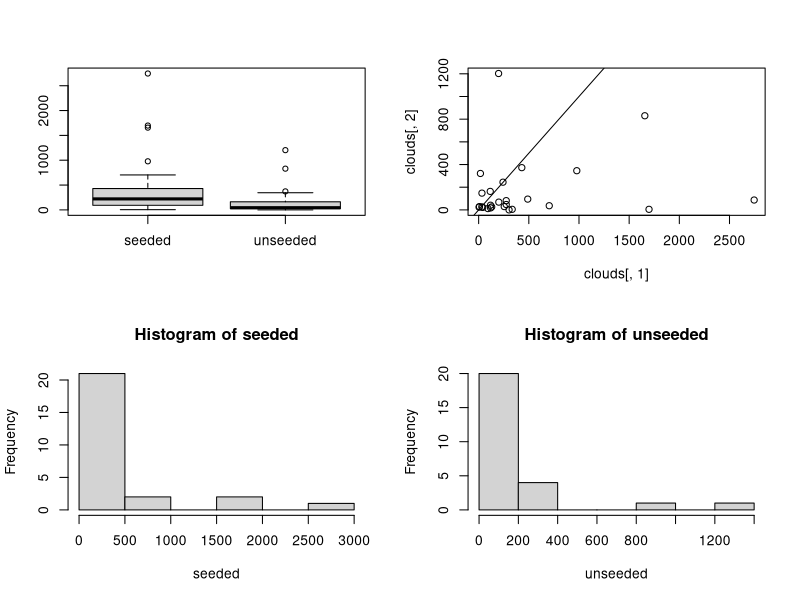
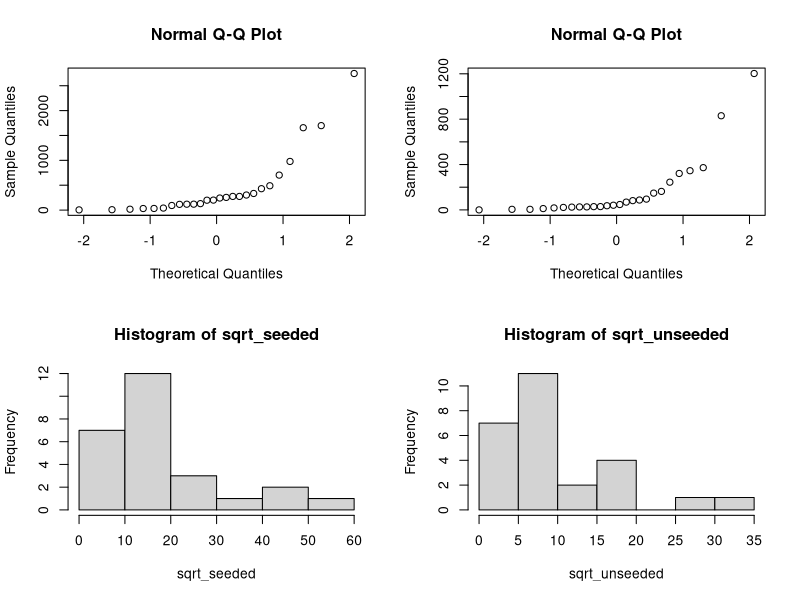
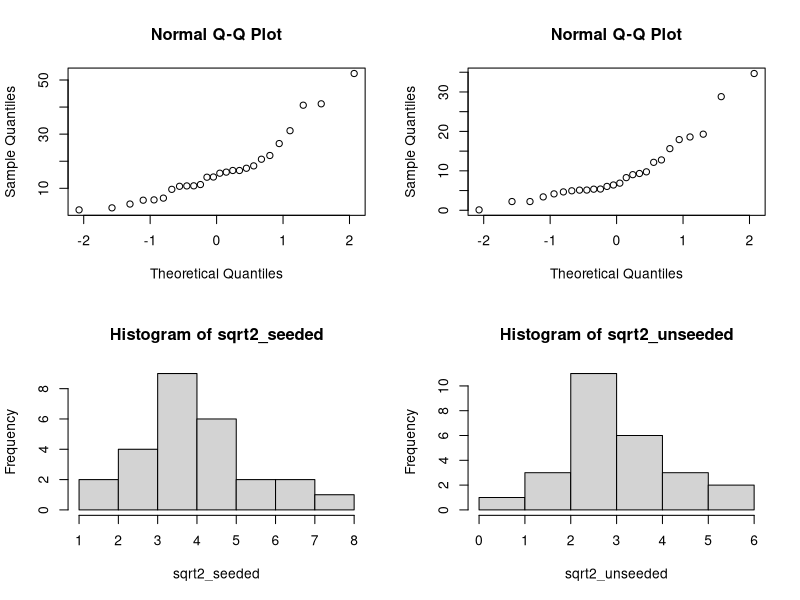
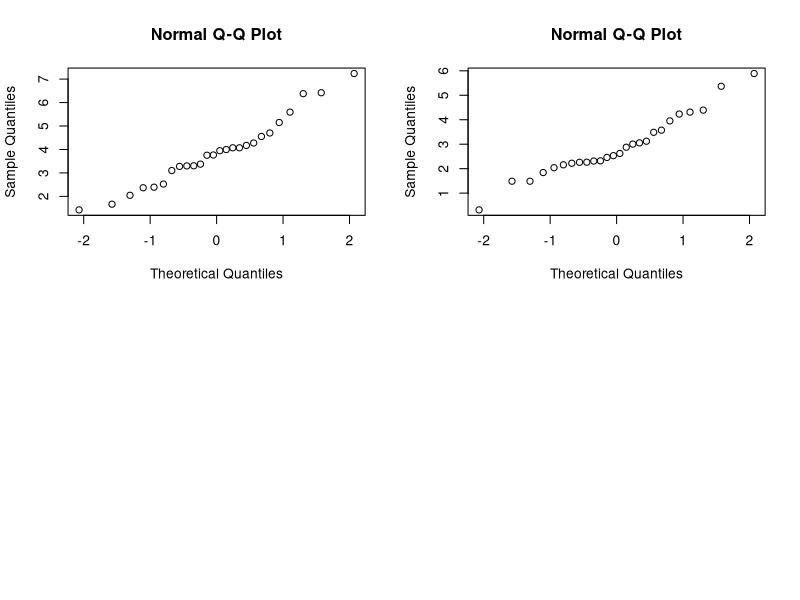

Source code (R) for these figures, in order:
clouds = read.table("clouds.txt",header=TRUE)
par(mfrow=c(2,2))
boxplot(clouds[,1],clouds[,2],names=c("seeded","unseeded"))
plot(clouds[,1],clouds[,2])
abline(0,1)

#TESTING CORRELATION
cor.test(clouds[,1],clouds[,2],method="spearman")
#rho is low (0,168) - no signifficant correlation

seeded = clouds[,1]
unseeded = clouds[,2]

#######################
# POINT 1
#######################

# TWO SAMLES T-TEST
hist(seeded)
hist(unseeded)
qqnorm(seeded)
qqnorm(unseeded)
#t.test should be used for nornal distribution, our is random
t.test(seeded,unseeded)
# p = 0.05375
#H0 accepted - seeded clouds have different mean than unseeded, but they are not from normal distribution, we cannot trust this test

# MANN-WHITNEY TEST
# wilcox test is appropriate for random idstribution - it compares two means
wilcox.test(seeded,unseeded)
# p=0.013 - we reject H0 that populations are equal

# KOLMOGOROV-SMIRNOV
ks.test(seeded,unseeded)
# p=0.019 - H0 rejected

#######################
# POINT 2
#######################
sqrt_seeded = sqrt(seeded)
sqrt_unseeded = sqrt(unseeded)

# TWO SAMLES T-TEST
hist(sqrt_seeded)
hist(sqrt_unseeded)
qqnorm(sqrt_seeded)
qqnorm(sqrt_unseeded)
#t.test should be used for nornal distribution, our is random
t.test(sqrt_seeded,sqrt_unseeded)
# p = 0.01956
# performing t-test on square roots, now histograms and qqplots ale closer to normal distribution, t.test works fine

# MANN-WHITNEY TEST
# wilcox test is appropriate for random idstribution - it compares two means
wilcox.test(sqrt_seeded,sqrt_unseeded)
# p=0.013 - we reject H0 that populations are equal - wilcox test didn't change

# KOLMOGOROV-SMIRNOV
ks.test(sqrt_seeded,sqrt_unseeded)
# p=0.019 - H0 rejected - ks test didn't change

#######################
# POINT 3
#######################
sqrt2_seeded = sqrt(sqrt(seeded))
sqrt2_unseeded = sqrt(sqrt(unseeded))

# TWO SAMLES T-TEST
hist(sqrt2_seeded)
hist(sqrt2_unseeded)
qqnorm(sqrt2_seeded)
qqnorm(sqrt2_unseeded)
#t.test should be used for nornal distribution, our is random
t.test(sqrt2_seeded,sqrt2_unseeded)
# p = 0.01256
# performing t-test on square2 roots, now histograms and qqplots resamble normal distribution, t.test works even better

# MANN-WHITNEY TEST
# wilcox test is appropriate for random idstribution - it compares two means
wilcox.test(sqrt2_seeded,sqrt2_unseeded)
# p=0.013 - we reject H0 that populations are equal - wilcox test didn't change

# KOLMOGOROV-SMIRNOV
ks.test(sqrt2_seeded,sqrt2_unseeded)
# p=0.019 - H0 rejected - ks test didn't change